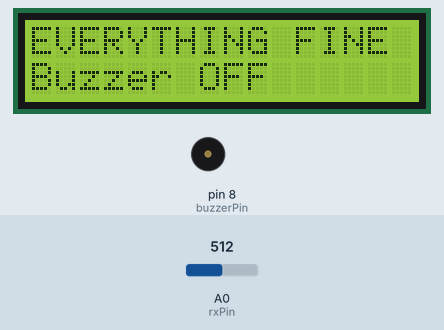
The sketch below on a simulated Arduino Uno, built with avr-gcc and run on an emulated ATmega328P. Shown: 16×2 character LCD, buzzer (waves = sounding, pin HIGH). Inputs (shaded band) come from the test bench; at power-on: A0 (rxPin) = 512. What the sketch prints to the serial monitor is not drawn.

Above: at 1.2 s.
1.3 s: A0 (rxPin) set to 5
3.0 s: A0 (rxPin) set to 2
At 4.0 s:
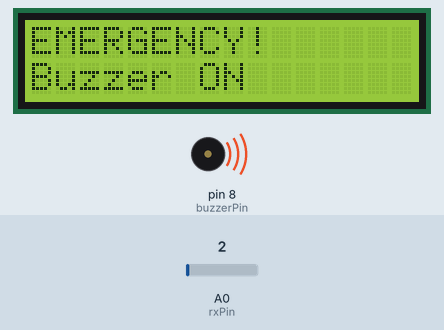
4.5 s: A0 (rxPin) set to 30
At 7.4 s:
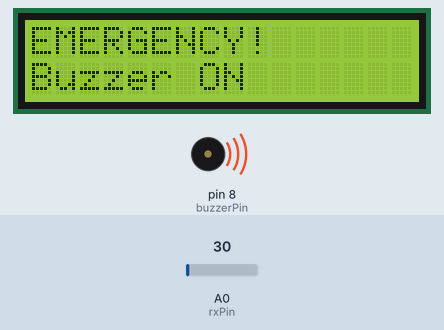
7.5 s: A0 (rxPin) set to 0
At 8.1 s:
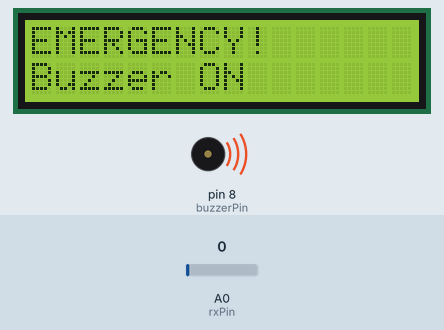
Timing chart, 0 to 10.0 s (numbered marks = the images above; inputs shaded):
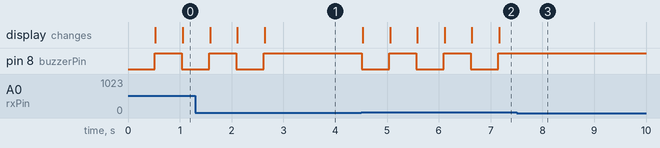

Measured:
- the behaviour switches between 4 and 3 on A0 (rxPin) (found by bisection; images 0 and 1)
- after the input at 3.0 s, pin 8 (buzzerPin): stays HIGH (without the input it goes to LOW after 0.14 s)
- after the input at 4.5 s, pin 8 (buzzerPin): alternates HIGH for 0.52 s and LOW for 0.53 s, starting at once; the display: first changes at once (image 2 shows a later state)
- after the input at 7.5 s, pin 8 (buzzerPin): stops changing and stays HIGH

The sketch:

rx_buzzer_final_lcd.ino
```cpp
#include <Wire.h>
#include <LiquidCrystal_I2C.h>

const int rxPin = A0;
const int buzzerPin = 8;

bool buzzerState = false;
unsigned long lastToggle = 0;

// LCD address usually 0x27 or 0x3F
LiquidCrystal_I2C lcd(0x27, 16, 2);

void setup() {
  Serial.begin(9600);

  pinMode(buzzerPin, OUTPUT);
  digitalWrite(buzzerPin, LOW);

  lcd.init();
  lcd.backlight();

  lcd.setCursor(0,0);
  lcd.print("RX System Ready");

  Serial.println("RX: Acoustic Buzzer Controller Ready");
}

bool pulse() {
  int sum = 0;

  for(int i = 0; i < 20; i++) {
    sum += analogRead(rxPin);
    delayMicroseconds(20);
  }

  return sum > 60;
}

void loop() {

  if(pulse() && millis() - lastToggle > 500) {

    buzzerState = !buzzerState;

    lcd.clear();
    lcd.setCursor(0,0);

    if(buzzerState) {
      digitalWrite(buzzerPin, HIGH);

      Serial.println("EMERGENCY");
      lcd.print("EMERGENCY!");
      lcd.setCursor(0,1);
      lcd.print("Buzzer ON");
    }

    else {
      digitalWrite(buzzerPin, LOW);

      Serial.println("EVERYTHING FINE");
      lcd.print("EVERYTHING FINE");
      lcd.setCursor(0,1);
      lcd.print("Buzzer OFF");
    }

    lastToggle = millis();
  }

  delay(10);
}
```
